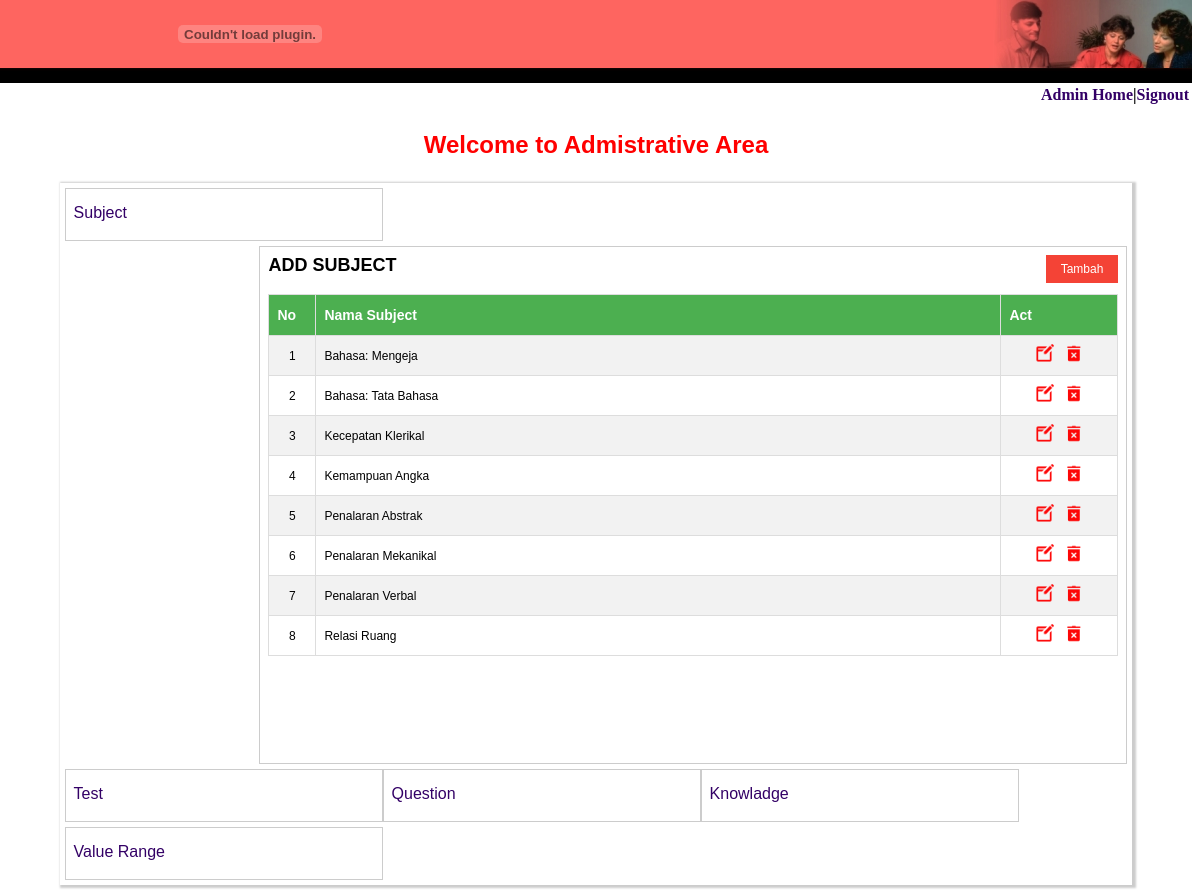
The app's page /admin/login.php?page=subject (signed in) with its own data.
### tables this page shows
CREATE TABLE `mst_subject` (
  `sub_id` varchar(11) NOT NULL,
  `sub_name` varchar(25) DEFAULT NULL
);

### admin/subject.php (the view, shortened to what this page needs)
<?php
$page = $_GET[page]; $sub=$_GET[sub];
?>
<link href="../quiz.css" rel="stylesheet" type="text/css">
<span style="font-size:18px; font-weight:bold;">ADD SUBJECT </span>
<?php if($page=="subject" && $sub==""){?>
    <a href="subadd.php"><button class="button1" >Tambah</button></a>
<?php }?>
<br><br>
<?php if($page=="subject" && $sub==""){ ?>
<table id="customers">
    <tr>
      <th width="30">No</th>
      <th>Nama Subject</th>
      <th width="100">Act</th>
    </tr>
    <?php
      $qt = mysql_query("SELECT * FROM mst_subject ORDER BY sub_name ASC");
      while ($sbj = mysql_fetch_array($qt)) { $no++;
    ?>
    <tr>
      <td  align="center"><?=$no?></td>
      <td><?=$sbj[sub_name]?></td>
      <td  align="center">
          <a href="?page=subject&sub=edit&id=<?php echo $sbj[sub_id]?>"><img src="../image/edit.png" width="20px" title="edit data"></a> &nbsp;
          <a href="javascript:confirmDelete('delete.php?form=subject&delid=<?=$sbj[sub_id]?>')"><img src="../image/del.png" width="20px" title="hapus"></a>
      </td>
    </tr>
    <?php  } $no=1;?>
</table>
<?php }?>

### quiz.css (style rules this page uses)
body { margin-left: 0px; margin-top: 0px; }
a:link { color: #330066; text-decoration: none; }

### admin/stl.css (style rules this page uses)
.button1 { float: right; background-color: #f44336; border: none; color: #fff; padding: 7px 15px; text-align: center; text-decoration: none; display: inline-block; font-size: 12px; cursor: pointer; }

### admin/subject.php (style rules this page uses)
#customers { font-family: "Trebuchet MS", Arial, Helvetica, sans-serif; font-size: 12px; border-collapse: collapse; width: 100%; }
#customers td, #customers th { border: 1px solid #ddd; padding: 8px; }
#customers tr:nth-child(even) { background-color: #f2f2f2; }
#customers th { padding-top: 12px; font-size: 14px; padding-bottom: 12px; text-align: left; background-color: #4CAF50; color: white; }

### records on screen
mst_subject: sub_name "Bahasa: Mengeja"
mst_subject: sub_name "Bahasa: Tata Bahasa"
mst_subject: sub_name "Kecepatan Klerikal"
mst_subject: sub_name "Kemampuan Angka"
mst_subject: sub_name "Penalaran Abstrak"
mst_subject: sub_name "Penalaran Mekanikal"
mst_subject: sub_name "Penalaran Verbal"
mst_subject: sub_name "Relasi Ruang"
